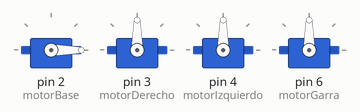
A sketch run on a simulated Arduino Uno, built with avr-gcc and run on an emulated ATmega328P. On the bench: 4 × servo.

Above: at 0.1 s.
At 4.1 s:
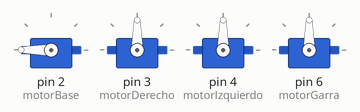
At 9.1 s:
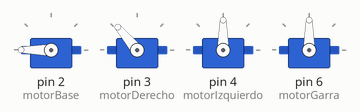
At 19.1 s:
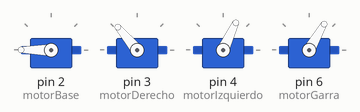
At 28.1 s:
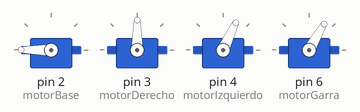
At 38.1 s:
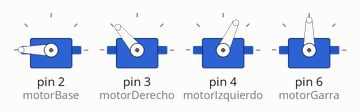
Timing chart, 0 to 39.6 s (numbered marks = the images above):
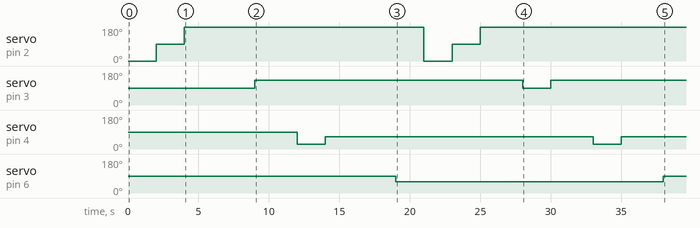

Measured:
- by itself, servo on pin 2 (motorBase): 0° → 90° at 2.0 s, → 180° 2.0 s later, → 0° 17.0 s later, → 90° 2.0 s later, … (5 changes in this stretch)
- by itself, servo on pin 3 (motorDerecho): 90° → 130° at 9.0 s, → 90° 19.0 s later, → 130° 2.0 s later
- by itself, servo on pin 4 (motorIzquierdo): alternates 65° for 19.0 s and 25° for 2.0 s
- by itself, servo on pin 6 (motorGarra): 90° → 60° at 19.0 s, → 90° 19.0 s later

The sketch:

MeArm.ino
```cpp
#include <Servo.h>
 #define pinBase 2
 #define pinDerecho 3
 #define pinIzquierdo 4
 #define pinGarra 6
  Servo motorBase;
  Servo motorDerecho;
  Servo motorIzquierdo;
  Servo motorGarra;

void setup() {
  Serial.begin(9600);
  motorBase.attach(2);
  motorDerecho.attach(3);
  motorIzquierdo.attach(4);
  motorGarra.attach(6);
}

void loop(){
  motorBase.write(0);
  delay(2000);
  motorBase.write(90);
  delay(2000);
  motorBase.write(180);
  delay(3000);

  motorDerecho.write(90);
  delay(2000);
  motorDerecho.write(130);
  delay(3000);

  motorIzquierdo.write(25);
  delay(2000);
  motorIzquierdo.write(65);
  delay(3000);

  motorGarra.write(90);
  delay(2000);
  motorGarra.write(60);
  delay(2000);
}
```
